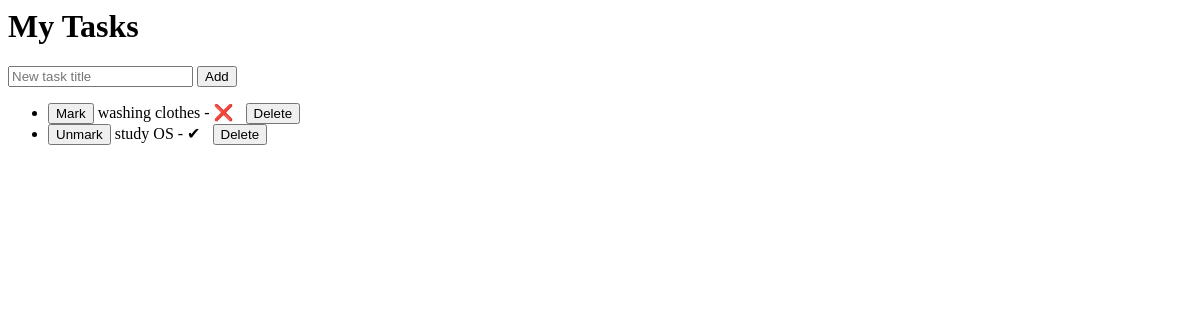
Before: / with the older database file.
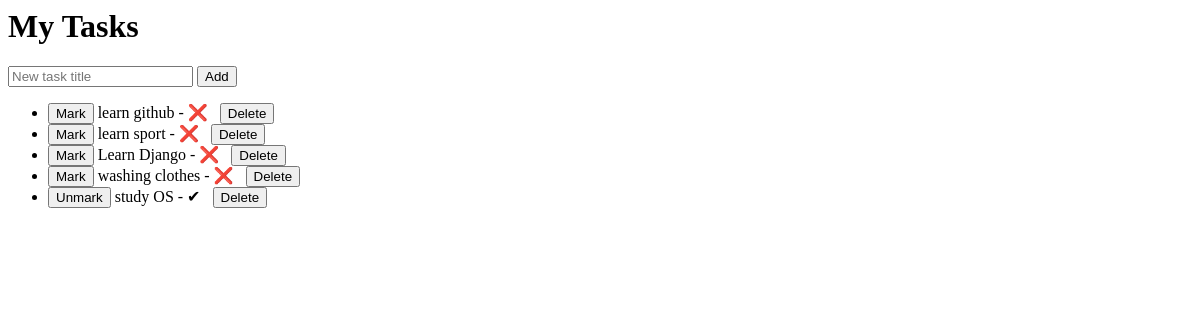
After: the same page with the newer database file.
### tasks/models.py (models this page shows, shortened)
class Task(models.Model):
    title = models.CharField(max_length=200)
    completed = models.BooleanField(default=False)
    created_at = models.DateTimeField(auto_now_add=True)

### tasks/views.py (the view)
# urls.py: path('', views.task_list, name='task-list'),
def task_list(request):
    tasks = Task.objects.all().order_by('-created_at')
    return render(request, 'tasks/task_list.html', {'tasks': tasks})

### tasks/templates/tasks/task_list.html (shortened to what this page needs)
<h1>My Tasks</h1>
<form method="post" action="{% url 'create-task' %}">
  <input type="text" name="title" placeholder="New task title" required>
  <button type="submit">Add</button>
</form>
{% if tasks %}
  <ul>
    {% for task in tasks %}
      <li>
        <form method="post" action="{% url 'update-task' task.id %}" style="display:inline;">
          <button type="submit">{% if task.completed %}Unmark{% else %}Mark{% endif %}</button>
        </form>
        {{ task.title }} -
        {% if task.completed %} ✔ {% else %} ❌ {% endif %}
        <form method="post" action="{% url 'delete-task' task.id %}" style="display:inline; margin-left:8px;">
          <button type="submit">Delete</button>
        </form>
      </li>
    {% endfor %}
  </ul>
{% else %}
  <p>No tasks yet 👀</p>
{% endif %}

Changed rows visible on the page:
added Task: completed "Mark", title "learn github"
added Task: completed "Mark", title "learn sport"
added Task: completed "Mark", title "Learn Django"
